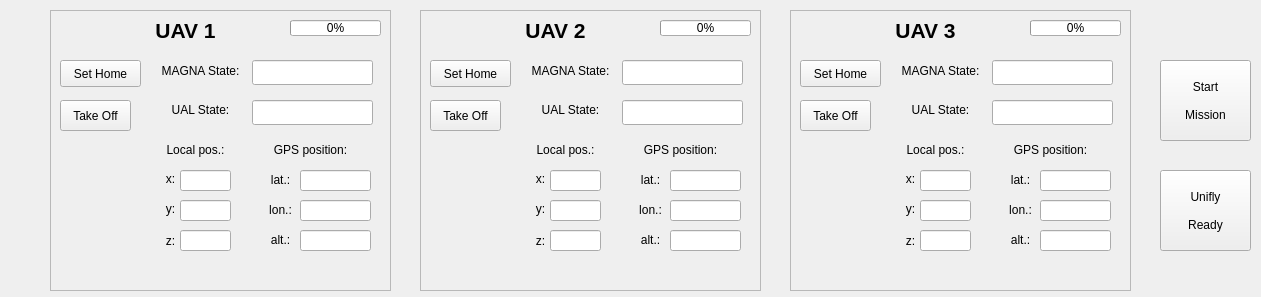
<?xml version="1.0" encoding="UTF-8"?>
<ui version="4.0">
 <class>GcsPluginWidget</class>
 <widget class="QWidget" name="GcsPluginWidget">
  <property name="geometry">
   <rect>
    <x>0</x>
    <y>0</y>
    <width>1261</width>
    <height>297</height>
   </rect>
  </property>
  <property name="windowTitle">
   <string>Form</string>
  </property>
  <widget class="QFrame" name="MissionControl_1">
   <property name="geometry">
    <rect>
     <x>50</x>
     <y>10</y>
     <width>341</width>
     <height>281</height>
    </rect>
   </property>
   <property name="frameShape">
    <enum>QFrame::StyledPanel</enum>
   </property>
   <property name="frameShadow">
    <enum>QFrame::Raised</enum>
   </property>
   <widget class="QPushButton" name="pushButton_TakeOff_1">
    <property name="geometry">
     <rect>
      <x>10</x>
      <y>90</y>
      <width>71</width>
      <height>31</height>
     </rect>
    </property>
    <property name="text">
     <string>Take Off</string>
    </property>
   </widget>
   <widget class="QLabel" name="label_27">
    <property name="geometry">
     <rect>
      <x>40</x>
      <y>0</y>
      <width>191</width>
      <height>41</height>
     </rect>
    </property>
    <property name="lineWidth">
     <number>2</number>
    </property>
    <property name="text">
     <string>&lt;!DOCTYPE HTML PUBLIC &quot;-//W3C//DTD HTML 4.0//EN&quot; &quot;http://www.w3.org/TR/REC-html40/strict.dtd&quot;&gt;
&lt;html&gt;&lt;head&gt;&lt;meta name=&quot;qrichtext&quot; content=&quot;1&quot; /&gt;&lt;style type=&quot;text/css&quot;&gt;
p, li { white-space: pre-wrap; }
&lt;/style&gt;&lt;/head&gt;&lt;body style=&quot; font-family:'Ubuntu'; font-size:11pt; font-weight:400; font-style:normal;&quot;&gt;
&lt;p align=&quot;center&quot; dir='rtl' style=&quot; margin-top:12px; margin-bottom:12px; margin-left:0px; margin-right:0px; -qt-block-indent:0; text-indent:0px;&quot;&gt;&lt;span style=&quot; font-size:16pt; font-weight:600;&quot;&gt;UAV 1&lt;/span&gt;&lt;/p&gt;&lt;/body&gt;&lt;/html&gt;</string>
    </property>
    <property name="textFormat">
     <enum>Qt::AutoText</enum>
    </property>
    <property name="alignment">
     <set>Qt::AlignCenter</set>
    </property>
    <property name="wordWrap">
     <bool>false</bool>
    </property>
    <property name="indent">
     <number>-3</number>
    </property>
   </widget>
   <widget class="QLabel" name="label_39">
    <property name="geometry">
     <rect>
      <x>100</x>
      <y>130</y>
      <width>91</width>
      <height>20</height>
     </rect>
    </property>
    <property name="text">
     <string>Local pos.:</string>
    </property>
    <property name="alignment">
     <set>Qt::AlignCenter</set>
    </property>
   </widget>
   <widget class="QLineEdit" name="getPosePy_1">
    <property name="geometry">
     <rect>
      <x>130</x>
      <y>190</y>
      <width>51</width>
      <height>21</height>
     </rect>
    </property>
    <property name="font">
     <font>
      <pointsize>10</pointsize>
     </font>
    </property>
    <property name="alignment">
     <set>Qt::AlignCenter</set>
    </property>
    <property name="readOnly">
     <bool>true</bool>
    </property>
   </widget>
   <widget class="QLineEdit" name="getPosePz_1">
    <property name="geometry">
     <rect>
      <x>130</x>
      <y>220</y>
      <width>51</width>
      <height>21</height>
     </rect>
    </property>
    <property name="font">
     <font>
      <pointsize>10</pointsize>
     </font>
    </property>
    <property name="alignment">
     <set>Qt::AlignCenter</set>
    </property>
    <property name="readOnly">
     <bool>true</bool>
    </property>
   </widget>
   <widget class="QLineEdit" name="getPosePx_1">
    <property name="geometry">
     <rect>
      <x>130</x>
      <y>160</y>
      <width>51</width>
      <height>21</height>
     </rect>
    </property>
    <property name="font">
     <font>
      <pointsize>10</pointsize>
     </font>
    </property>
    <property name="alignment">
     <set>Qt::AlignCenter</set>
    </property>
    <property name="readOnly">
     <bool>true</bool>
    </property>
   </widget>
   <widget class="QLabel" name="label_48">
    <property name="geometry">
     <rect>
      <x>110</x>
      <y>220</y>
      <width>21</width>
      <height>21</height>
     </rect>
    </property>
    <property name="text">
     <string>z:</string>
    </property>
    <property name="alignment">
     <set>Qt::AlignCenter</set>
    </property>
   </widget>
   <widget class="QLabel" name="label_47">
    <property name="geometry">
     <rect>
      <x>110</x>
      <y>190</y>
      <width>21</width>
      <height>17</height>
     </rect>
    </property>
    <property name="text">
     <string>y:</string>
    </property>
    <property name="alignment">
     <set>Qt::AlignCenter</set>
    </property>
   </widget>
   <widget class="QLabel" name="label_46">
    <property name="geometry">
     <rect>
      <x>110</x>
      <y>160</y>
      <width>21</width>
      <height>17</height>
     </rect>
    </property>
    <property name="text">
     <string>x:</string>
    </property>
    <property name="alignment">
     <set>Qt::AlignCenter</set>
    </property>
   </widget>
   <widget class="QLabel" name="label_43">
    <property name="geometry">
     <rect>
      <x>100</x>
      <y>50</y>
      <width>101</width>
      <height>21</height>
     </rect>
    </property>
    <property name="text">
     <string>MAGNA State:</string>
    </property>
    <property name="alignment">
     <set>Qt::AlignCenter</set>
    </property>
   </widget>
   <widget class="QLabel" name="label_44">
    <property name="geometry">
     <rect>
      <x>210</x>
      <y>130</y>
      <width>101</width>
      <height>20</height>
     </rect>
    </property>
    <property name="text">
     <string>GPS position:</string>
    </property>
    <property name="alignment">
     <set>Qt::AlignCenter</set>
    </property>
   </widget>
   <widget class="QLabel" name="label_49">
    <property name="geometry">
     <rect>
      <x>210</x>
      <y>190</y>
      <width>41</width>
      <height>20</height>
     </rect>
    </property>
    <property name="text">
     <string>lon.:</string>
    </property>
    <property name="alignment">
     <set>Qt::AlignCenter</set>
    </property>
   </widget>
   <widget class="QLineEdit" name="getLong_1">
    <property name="geometry">
     <rect>
      <x>250</x>
      <y>190</y>
      <width>71</width>
      <height>21</height>
     </rect>
    </property>
    <property name="font">
     <font>
      <pointsize>10</pointsize>
     </font>
    </property>
    <property name="alignment">
     <set>Qt::AlignCenter</set>
    </property>
    <property name="readOnly">
     <bool>true</bool>
    </property>
   </widget>
   <widget class="QLineEdit" name="getLat_1">
    <property name="geometry">
     <rect>
      <x>250</x>
      <y>160</y>
      <width>71</width>
      <height>21</height>
     </rect>
    </property>
    <property name="font">
     <font>
      <pointsize>10</pointsize>
     </font>
    </property>
    <property name="alignment">
     <set>Qt::AlignCenter</set>
    </property>
    <property name="readOnly">
     <bool>true</bool>
    </property>
   </widget>
   <widget class="QLabel" name="label_50">
    <property name="geometry">
     <rect>
      <x>210</x>
      <y>160</y>
      <width>41</width>
      <height>20</height>
     </rect>
    </property>
    <property name="text">
     <string>lat.:</string>
    </property>
    <property name="alignment">
     <set>Qt::AlignCenter</set>
    </property>
   </widget>
   <widget class="QLineEdit" name="getMagnaState_1">
    <property name="geometry">
     <rect>
      <x>202</x>
      <y>50</y>
      <width>121</width>
      <height>25</height>
     </rect>
    </property>
    <property name="text">
     <string/>
    </property>
    <property name="readOnly">
     <bool>true</bool>
    </property>
   </widget>
   <widget class="QLineEdit" name="getAlt_1">
    <property name="geometry">
     <rect>
      <x>250</x>
      <y>220</y>
      <width>71</width>
      <height>21</height>
     </rect>
    </property>
    <property name="font">
     <font>
      <pointsize>10</pointsize>
     </font>
    </property>
    <property name="alignment">
     <set>Qt::AlignCenter</set>
    </property>
    <property name="readOnly">
     <bool>true</bool>
    </property>
   </widget>
   <widget class="QLabel" name="label_51">
    <property name="geometry">
     <rect>
      <x>210</x>
      <y>220</y>
      <width>41</width>
      <height>20</height>
     </rect>
    </property>
    <property name="text">
     <string>alt.:</string>
    </property>
    <property name="alignment">
     <set>Qt::AlignCenter</set>
    </property>
   </widget>
   <widget class="QLineEdit" name="getUalState_1">
    <property name="geometry">
     <rect>
      <x>202</x>
      <y>90</y>
      <width>121</width>
      <height>25</height>
     </rect>
    </property>
    <property name="readOnly">
     <bool>true</bool>
    </property>
   </widget>
   <widget class="QLabel" name="label_45">
    <property name="geometry">
     <rect>
      <x>110</x>
      <y>90</y>
      <width>81</width>
      <height>20</height>
     </rect>
    </property>
    <property name="text">
     <string>UAL State:</string>
    </property>
    <property name="alignment">
     <set>Qt::AlignCenter</set>
    </property>
   </widget>
   <widget class="QPushButton" name="pushButton_SetHome_1">
    <property name="geometry">
     <rect>
      <x>10</x>
      <y>50</y>
      <width>81</width>
      <height>27</height>
     </rect>
    </property>
    <property name="text">
     <string>Set Home</string>
    </property>
   </widget>
   <widget class="QProgressBar" name="progressBar_Battery_1">
    <property name="geometry">
     <rect>
      <x>240</x>
      <y>10</y>
      <width>91</width>
      <height>16</height>
     </rect>
    </property>
    <property name="value">
     <number>0</number>
    </property>
   </widget>
  </widget>
  <widget class="QFrame" name="MissionControl_2">
   <property name="geometry">
    <rect>
     <x>420</x>
     <y>10</y>
     <width>341</width>
     <height>281</height>
    </rect>
   </property>
   <property name="frameShape">
    <enum>QFrame::StyledPanel</enum>
   </property>
   <property name="frameShadow">
    <enum>QFrame::Raised</enum>
   </property>
   <widget class="QPushButton" name="pushButton_TakeOff_2">
    <property name="geometry">
     <rect>
      <x>10</x>
      <y>90</y>
      <width>71</width>
      <height>31</height>
     </rect>
    </property>
    <property name="text">
     <string>Take Off</string>
    </property>
   </widget>
   <widget class="QLabel" name="label_40">
    <property name="geometry">
     <rect>
      <x>100</x>
      <y>130</y>
      <width>91</width>
      <height>20</height>
     </rect>
    </property>
    <property name="text">
     <string>Local pos.:</string>
    </property>
    <property name="alignment">
     <set>Qt::AlignCenter</set>
    </property>
   </widget>
   <widget class="QLineEdit" name="getPosePy_2">
    <property name="geometry">
     <rect>
      <x>130</x>
      <y>190</y>
      <width>51</width>
      <height>21</height>
     </rect>
    </property>
    <property name="font">
     <font>
      <pointsize>10</pointsize>
     </font>
    </property>
    <property name="alignment">
     <set>Qt::AlignCenter</set>
    </property>
    <property name="readOnly">
     <bool>true</bool>
    </property>
   </widget>
   <widget class="QLineEdit" name="getPosePz_2">
    <property name="geometry">
     <rect>
      <x>130</x>
      <y>220</y>
      <width>51</width>
      <height>21</height>
     </rect>
    </property>
    <property name="font">
     <font>
      <pointsize>10</pointsize>
     </font>
    </property>
    <property name="alignment">
     <set>Qt::AlignCenter</set>
    </property>
    <property name="readOnly">
     <bool>true</bool>
    </property>
   </widget>
   <widget class="QLineEdit" name="getPosePx_2">
    <property name="geometry">
     <rect>
      <x>130</x>
      <y>160</y>
      <width>51</width>
      <height>21</height>
     </rect>
    </property>
    <property name="font">
     <font>
      <pointsize>10</pointsize>
     </font>
    </property>
    <property name="alignment">
     <set>Qt::AlignCenter</set>
    </property>
    <property name="readOnly">
     <bool>true</bool>
    </property>
   </widget>
   <widget class="QLabel" name="label_52">
    <property name="geometry">
     <rect>
      <x>110</x>
      <y>220</y>
      <width>21</width>
      <height>21</height>
     </rect>
    </property>
    <property name="text">
     <string>z:</string>
    </property>
    <property name="alignment">
     <set>Qt::AlignCenter</set>
    </property>
   </widget>
   <widget class="QLabel" name="label_53">
    <property name="geometry">
     <rect>
      <x>110</x>
      <y>190</y>
      <width>21</width>
      <height>17</height>
     </rect>
    </property>
    <property name="text">
     <string>y:</string>
    </property>
    <property name="alignment">
     <set>Qt::AlignCenter</set>
    </property>
   </widget>
   <widget class="QLabel" name="label_54">
    <property name="geometry">
     <rect>
      <x>110</x>
      <y>160</y>
      <width>21</width>
      <height>17</height>
     </rect>
    </property>
    <property name="text">
     <string>x:</string>
    </property>
    <property name="alignment">
     <set>Qt::AlignCenter</set>
    </property>
   </widget>
   <widget class="QLabel" name="label_55">
    <property name="geometry">
     <rect>
      <x>100</x>
      <y>50</y>
      <width>101</width>
      <height>21</height>
     </rect>
    </property>
    <property name="text">
     <string>MAGNA State:</string>
    </property>
    <property name="alignment">
     <set>Qt::AlignCenter</set>
    </property>
   </widget>
   <widget class="QLabel" name="label_56">
    <property name="geometry">
     <rect>
      <x>210</x>
      <y>130</y>
      <width>101</width>
      <height>20</height>
     </rect>
    </property>
    <property name="text">
     <string>GPS position:</string>
    </property>
    <property name="alignment">
     <set>Qt::AlignCenter</set>
    </property>
   </widget>
   <widget class="QLabel" name="label_57">
    <property name="geometry">
     <rect>
      <x>210</x>
      <y>190</y>
      <width>41</width>
      <height>20</height>
     </rect>
    </property>
    <property name="text">
     <string>lon.:</string>
    </property>
    <property name="alignment">
     <set>Qt::AlignCenter</set>
    </property>
   </widget>
   <widget class="QLineEdit" name="getLong_2">
    <property name="geometry">
     <rect>
      <x>250</x>
      <y>190</y>
      <width>71</width>
      <height>21</height>
     </rect>
    </property>
    <property name="font">
     <font>
      <pointsize>10</pointsize>
     </font>
    </property>
    <property name="alignment">
     <set>Qt::AlignCenter</set>
    </property>
    <property name="readOnly">
     <bool>true</bool>
    </property>
   </widget>
   <widget class="QLineEdit" name="getLat_2">
    <property name="geometry">
     <rect>
      <x>250</x>
      <y>160</y>
      <width>71</width>
      <height>21</height>
     </rect>
    </property>
    <property name="font">
     <font>
      <pointsize>10</pointsize>
     </font>
    </property>
    <property name="alignment">
     <set>Qt::AlignCenter</set>
    </property>
    <property name="readOnly">
     <bool>true</bool>
    </property>
   </widget>
   <widget class="QLabel" name="label_58">
    <property name="geometry">
     <rect>
      <x>210</x>
      <y>160</y>
      <width>41</width>
      <height>20</height>
     </rect>
    </property>
    <property name="text">
     <string>lat.:</string>
    </property>
    <property name="alignment">
     <set>Qt::AlignCenter</set>
    </property>
   </widget>
   <widget class="QLineEdit" name="getMagnaState_2">
    <property name="geometry">
     <rect>
      <x>202</x>
      <y>50</y>
      <width>121</width>
      <height>25</height>
     </rect>
    </property>
    <property name="readOnly">
     <bool>true</bool>
    </property>
   </widget>
   <widget class="QLineEdit" name="getAlt_2">
    <property name="geometry">
     <rect>
      <x>250</x>
      <y>220</y>
      <width>71</width>
      <height>21</height>
     </rect>
    </property>
    <property name="font">
     <font>
      <pointsize>10</pointsize>
     </font>
    </property>
    <property name="alignment">
     <set>Qt::AlignCenter</set>
    </property>
    <property name="readOnly">
     <bool>true</bool>
    </property>
   </widget>
   <widget class="QLabel" name="label_59">
    <property name="geometry">
     <rect>
      <x>210</x>
      <y>220</y>
      <width>41</width>
      <height>20</height>
     </rect>
    </property>
    <property name="text">
     <string>alt.:</string>
    </property>
    <property name="alignment">
     <set>Qt::AlignCenter</set>
    </property>
   </widget>
   <widget class="QLineEdit" name="getUalState_2">
    <property name="geometry">
     <rect>
      <x>202</x>
      <y>90</y>
      <width>121</width>
      <height>25</height>
     </rect>
    </property>
    <property name="readOnly">
     <bool>true</bool>
    </property>
   </widget>
   <widget class="QLabel" name="label_60">
    <property name="geometry">
     <rect>
      <x>110</x>
      <y>90</y>
      <width>81</width>
      <height>20</height>
     </rect>
    </property>
    <property name="text">
     <string>UAL State:</string>
    </property>
    <property name="alignment">
     <set>Qt::AlignCenter</set>
    </property>
   </widget>
   <widget class="QLabel" name="label_28">
    <property name="geometry">
     <rect>
      <x>40</x>
      <y>0</y>
      <width>191</width>
      <height>41</height>
     </rect>
    </property>
    <property name="lineWidth">
     <number>2</number>
    </property>
    <property name="text">
     <string>&lt;!DOCTYPE HTML PUBLIC &quot;-//W3C//DTD HTML 4.0//EN&quot; &quot;http://www.w3.org/TR/REC-html40/strict.dtd&quot;&gt;
&lt;html&gt;&lt;head&gt;&lt;meta name=&quot;qrichtext&quot; content=&quot;1&quot; /&gt;&lt;style type=&quot;text/css&quot;&gt;
p, li { white-space: pre-wrap; }
&lt;/style&gt;&lt;/head&gt;&lt;body style=&quot; font-family:'Ubuntu'; font-size:11pt; font-weight:400; font-style:normal;&quot;&gt;
&lt;p align=&quot;center&quot; dir='rtl' style=&quot; margin-top:12px; margin-bottom:12px; margin-left:0px; margin-right:0px; -qt-block-indent:0; text-indent:0px;&quot;&gt;&lt;span style=&quot; font-size:16pt; font-weight:600;&quot;&gt;UAV 2&lt;/span&gt;&lt;/p&gt;&lt;/body&gt;&lt;/html&gt;</string>
    </property>
    <property name="textFormat">
     <enum>Qt::AutoText</enum>
    </property>
    <property name="alignment">
     <set>Qt::AlignCenter</set>
    </property>
    <property name="wordWrap">
     <bool>false</bool>
    </property>
    <property name="indent">
     <number>-3</number>
    </property>
   </widget>
   <widget class="QPushButton" name="pushButton_SetHome_2">
    <property name="geometry">
     <rect>
      <x>10</x>
      <y>50</y>
      <width>81</width>
      <height>27</height>
     </rect>
    </property>
    <property name="text">
     <string>Set Home</string>
    </property>
   </widget>
   <widget class="QProgressBar" name="progressBar_Battery_2">
    <property name="geometry">
     <rect>
      <x>240</x>
      <y>10</y>
      <width>91</width>
      <height>16</height>
     </rect>
    </property>
    <property name="value">
     <number>0</number>
    </property>
   </widget>
  </widget>
  <widget class="QFrame" name="MissionControl_3">
   <property name="geometry">
    <rect>
     <x>790</x>
     <y>10</y>
     <width>341</width>
     <height>281</height>
    </rect>
   </property>
   <property name="frameShape">
    <enum>QFrame::StyledPanel</enum>
   </property>
   <property name="frameShadow">
    <enum>QFrame::Raised</enum>
   </property>
   <widget class="QPushButton" name="pushButton_TakeOff_3">
    <property name="geometry">
     <rect>
      <x>10</x>
      <y>90</y>
      <width>71</width>
      <height>31</height>
     </rect>
    </property>
    <property name="text">
     <string>Take Off</string>
    </property>
   </widget>
   <widget class="QLabel" name="label_41">
    <property name="geometry">
     <rect>
      <x>100</x>
      <y>130</y>
      <width>91</width>
      <height>20</height>
     </rect>
    </property>
    <property name="text">
     <string>Local pos.:</string>
    </property>
    <property name="alignment">
     <set>Qt::AlignCenter</set>
    </property>
   </widget>
   <widget class="QLineEdit" name="getPosePy_3">
    <property name="geometry">
     <rect>
      <x>130</x>
      <y>190</y>
      <width>51</width>
      <height>21</height>
     </rect>
    </property>
    <property name="font">
     <font>
      <pointsize>10</pointsize>
     </font>
    </property>
    <property name="alignment">
     <set>Qt::AlignCenter</set>
    </property>
    <property name="readOnly">
     <bool>true</bool>
    </property>
   </widget>
   <widget class="QLineEdit" name="getPosePz_3">
    <property name="geometry">
     <rect>
      <x>130</x>
      <y>220</y>
      <width>51</width>
      <height>21</height>
     </rect>
    </property>
    <property name="font">
     <font>
      <pointsize>10</pointsize>
     </font>
    </property>
    <property name="alignment">
     <set>Qt::AlignCenter</set>
    </property>
    <property name="readOnly">
     <bool>true</bool>
    </property>
   </widget>
   <widget class="QLineEdit" name="getPosePx_3">
    <property name="geometry">
     <rect>
      <x>130</x>
      <y>160</y>
      <width>51</width>
      <height>21</height>
     </rect>
    </property>
    <property name="font">
     <font>
      <pointsize>10</pointsize>
     </font>
    </property>
    <property name="alignment">
     <set>Qt::AlignCenter</set>
    </property>
    <property name="readOnly">
     <bool>true</bool>
    </property>
   </widget>
   <widget class="QLabel" name="label_61">
    <property name="geometry">
     <rect>
      <x>110</x>
      <y>220</y>
      <width>21</width>
      <height>21</height>
     </rect>
    </property>
    <property name="text">
     <string>z:</string>
    </property>
    <property name="alignment">
     <set>Qt::AlignCenter</set>
    </property>
   </widget>
   <widget class="QLabel" name="label_62">
    <property name="geometry">
     <rect>
      <x>110</x>
      <y>190</y>
      <width>21</width>
      <height>17</height>
     </rect>
    </property>
    <property name="text">
     <string>y:</string>
    </property>
    <property name="alignment">
     <set>Qt::AlignCenter</set>
    </property>
   </widget>
   <widget class="QLabel" name="label_63">
    <property name="geometry">
     <rect>
      <x>110</x>
      <y>160</y>
      <width>21</width>
      <height>17</height>
     </rect>
    </property>
    <property name="text">
     <string>x:</string>
    </property>
    <property name="alignment">
     <set>Qt::AlignCenter</set>
    </property>
   </widget>
   <widget class="QLabel" name="label_64">
    <property name="geometry">
     <rect>
      <x>100</x>
      <y>50</y>
      <width>101</width>
      <height>21</height>
     </rect>
    </property>
    <property name="text">
     <string>MAGNA State:</string>
    </property>
    <property name="alignment">
     <set>Qt::AlignCenter</set>
    </property>
   </widget>
   <widget class="QLabel" name="label_65">
    <property name="geometry">
     <rect>
      <x>210</x>
      <y>130</y>
      <width>101</width>
      <height>20</height>
     </rect>
    </property>
    <property name="text">
     <string>GPS position:</string>
    </property>
    <property name="alignment">
     <set>Qt::AlignCenter</set>
    </property>
   </widget>
   <widget class="QLabel" name="label_66">
    <property name="geometry">
     <rect>
      <x>210</x>
      <y>190</y>
      <width>41</width>
      <height>20</height>
     </rect>
    </property>
    <property name="text">
     <string>lon.:</string>
    </property>
    <property name="alignment">
     <set>Qt::AlignCenter</set>
    </property>
   </widget>
   <widget class="QLineEdit" name="getLong_3">
    <property name="geometry">
     <rect>
      <x>250</x>
      <y>190</y>
      <width>71</width>
      <height>21</height>
     </rect>
    </property>
    <property name="font">
     <font>
      <pointsize>10</pointsize>
     </font>
    </property>
    <property name="alignment">
     <set>Qt::AlignCenter</set>
    </property>
    <property name="readOnly">
     <bool>true</bool>
    </property>
   </widget>
   <widget class="QLineEdit" name="getLat_3">
    <property name="geometry">
     <rect>
      <x>250</x>
      <y>160</y>
      <width>71</width>
      <height>21</height>
     </rect>
    </property>
    <property name="font">
     <font>
      <pointsize>10</pointsize>
     </font>
    </property>
    <property name="alignment">
     <set>Qt::AlignCenter</set>
    </property>
    <property name="readOnly">
     <bool>true</bool>
    </property>
   </widget>
   <widget class="QLabel" name="label_67">
    <property name="geometry">
     <rect>
      <x>210</x>
      <y>160</y>
      <width>41</width>
      <height>20</height>
     </rect>
    </property>
    <property name="text">
     <string>lat.:</string>
    </property>
    <property name="alignment">
     <set>Qt::AlignCenter</set>
    </property>
   </widget>
   <widget class="QLineEdit" name="getMagnaState_3">
    <property name="geometry">
     <rect>
      <x>202</x>
      <y>50</y>
      <width>121</width>
      <height>25</height>
     </rect>
    </property>
    <property name="readOnly">
     <bool>true</bool>
    </property>
   </widget>
   <widget class="QLineEdit" name="getAlt_3">
    <property name="geometry">
     <rect>
      <x>250</x>
      <y>220</y>
      <width>71</width>
      <height>21</height>
     </rect>
    </property>
    <property name="font">
     <font>
      <pointsize>10</pointsize>
     </font>
    </property>
    <property name="alignment">
     <set>Qt::AlignCenter</set>
    </property>
    <property name="readOnly">
     <bool>true</bool>
    </property>
   </widget>
   <widget class="QLabel" name="label_68">
    <property name="geometry">
     <rect>
      <x>210</x>
      <y>220</y>
      <width>41</width>
      <height>20</height>
     </rect>
    </property>
    <property name="text">
     <string>alt.:</string>
    </property>
    <property name="alignment">
     <set>Qt::AlignCenter</set>
    </property>
   </widget>
   <widget class="QLineEdit" name="getUalState_3">
    <property name="geometry">
     <rect>
      <x>202</x>
      <y>90</y>
      <width>121</width>
      <height>25</height>
     </rect>
    </property>
    <property name="readOnly">
     <bool>true</bool>
    </property>
   </widget>
   <widget class="QLabel" name="label_69">
    <property name="geometry">
     <rect>
      <x>110</x>
      <y>90</y>
      <width>81</width>
      <height>20</height>
     </rect>
    </property>
    <property name="text">
     <string>UAL State:</string>
    </property>
    <property name="alignment">
     <set>Qt::AlignCenter</set>
    </property>
   </widget>
   <widget class="QLabel" name="label_29">
    <property name="geometry">
     <rect>
      <x>40</x>
      <y>0</y>
      <width>191</width>
      <height>41</height>
     </rect>
    </property>
    <property name="lineWidth">
     <number>2</number>
    </property>
    <property name="text">
     <string>&lt;!DOCTYPE HTML PUBLIC &quot;-//W3C//DTD HTML 4.0//EN&quot; &quot;http://www.w3.org/TR/REC-html40/strict.dtd&quot;&gt;
&lt;html&gt;&lt;head&gt;&lt;meta name=&quot;qrichtext&quot; content=&quot;1&quot; /&gt;&lt;style type=&quot;text/css&quot;&gt;
p, li { white-space: pre-wrap; }
&lt;/style&gt;&lt;/head&gt;&lt;body style=&quot; font-family:'Ubuntu'; font-size:11pt; font-weight:400; font-style:normal;&quot;&gt;
&lt;p align=&quot;center&quot; dir='rtl' style=&quot; margin-top:12px; margin-bottom:12px; margin-left:0px; margin-right:0px; -qt-block-indent:0; text-indent:0px;&quot;&gt;&lt;span style=&quot; font-size:16pt; font-weight:600;&quot;&gt;UAV 3&lt;/span&gt;&lt;/p&gt;&lt;/body&gt;&lt;/html&gt;</string>
    </property>
    <property name="textFormat">
     <enum>Qt::AutoText</enum>
    </property>
    <property name="alignment">
     <set>Qt::AlignCenter</set>
    </property>
    <property name="wordWrap">
     <bool>false</bool>
    </property>
    <property name="indent">
     <number>-3</number>
    </property>
   </widget>
   <widget class="QPushButton" name="pushButton_SetHome_3">
    <property name="geometry">
     <rect>
      <x>10</x>
      <y>50</y>
      <width>81</width>
      <height>27</height>
     </rect>
    </property>
    <property name="text">
     <string>Set Home</string>
    </property>
   </widget>
   <widget class="QProgressBar" name="progressBar_Battery_3">
    <property name="geometry">
     <rect>
      <x>240</x>
      <y>10</y>
      <width>91</width>
      <height>16</height>
     </rect>
    </property>
    <property name="value">
     <number>0</number>
    </property>
   </widget>
  </widget>
  <widget class="QPushButton" name="pushButton_StartMission">
   <property name="geometry">
    <rect>
     <x>1160</x>
     <y>60</y>
     <width>91</width>
     <height>81</height>
    </rect>
   </property>
   <property name="text">
    <string>Start 

Mission</string>
   </property>
  </widget>
  <widget class="QPushButton" name="pushButton_UniflyReady">
   <property name="geometry">
    <rect>
     <x>1160</x>
     <y>170</y>
     <width>91</width>
     <height>81</height>
    </rect>
   </property>
   <property name="text">
    <string>Unifly 

Ready</string>
   </property>
  </widget>
 </widget>
 <resources/>
 <connections/>
 <slots>
  <slot>hello()</slot>
 </slots>
</ui>
